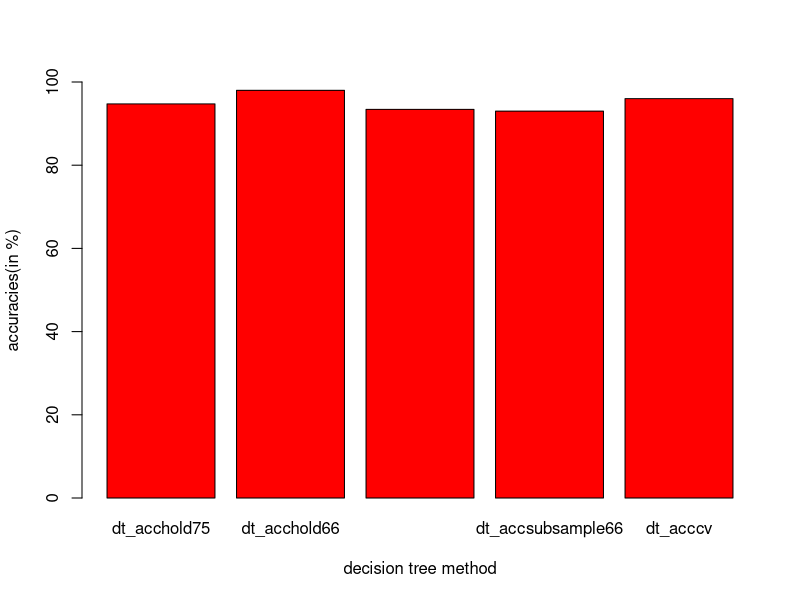
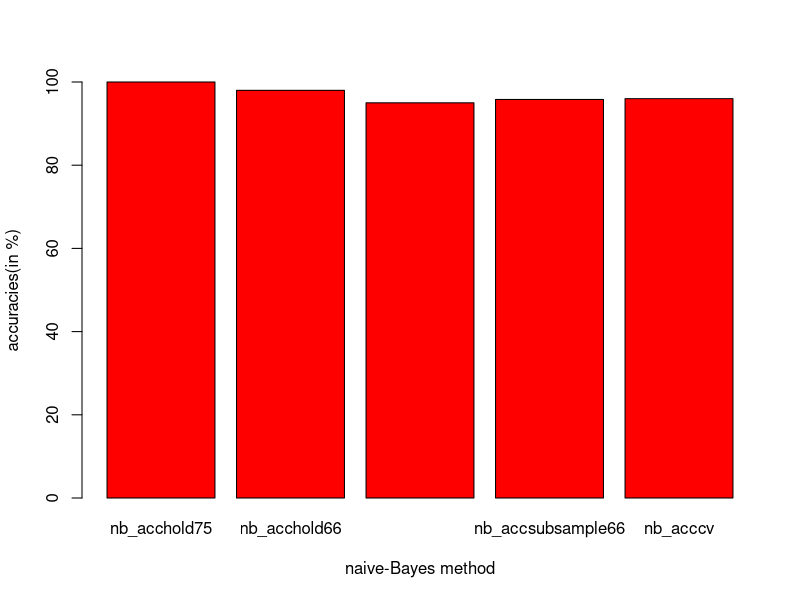
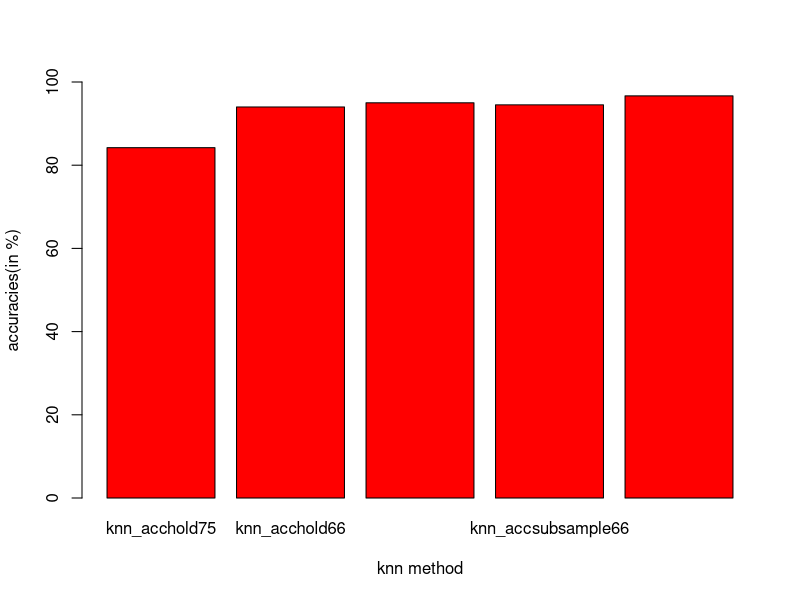

Recreate these plots in R, in order.
#install.packages("caret",dependencies = TRUE)
library(caret)

#data scaled to standard format------------------

preprocessValue=preProcess(iris[,],method = c("scale","center"))
iris_trans=predict(preprocessValue,iris[,])
sapply(iris_trans[,-5],sd)
summary(iris_trans)

#using sample

#iris data set

#1)r-part==========================

#hold out method(75%)--------------------------

n=nrow(iris_trans)
trainIndex=sample(1:n,size=round(0.75*n),replace = FALSE)
iris_train=iris_trans[trainIndex,]
iris_test=iris_trans[-trainIndex,]

model=train(Species~.,data=iris_train,'rpart')
pred=predict(model,iris_test[,-5])

conf=confusionMatrix(pred,iris_test$Species)$table
dt_acchold75=((sum(diag(conf)))/sum(conf))*100

#hold out method(66%)--------------------------

n=nrow(iris_trans)
trainIndex=sample(1:n,size=round(0.666*n),replace = FALSE)
iris_train=iris_trans[trainIndex,]
iris_test=iris_trans[-trainIndex,]

model=train(Species~.,data=iris_train,'rpart')
pred=predict(model,iris_test[,-5])

conf=confusionMatrix(pred,iris_test$Species)$table
dt_acchold66=((sum(diag(conf)))/sum(conf))*100

#random sub sampling(75%)-------------------------

n=nrow(iris_trans)
k=10
i=0
acctotal=0
while(i<k){
  
  trainIndex=sample(1:n,size=round(0.75*n),replace = FALSE)
  iris_train=iris_trans[trainIndex,]
  iris_test=iris_trans[-trainIndex,]
  
  model=train(Species~.,data=iris_train,'rpart')
  pred=predict(model,iris_test[,-5])
  
  conf=confusionMatrix(pred,iris_test$Species)$table
  acc=((sum(diag(conf)))/sum(conf))*100
  
  acctotal=acctotal+acc
  print(acc)
  i=i+1
}
dt_accsubsample75=acctotal/k
cat("dt Aggregate(75%) :",dt_accsubsample75)

#random sub sampling(66%)-------------------------

n=nrow(iris_trans)
k=10
i=0
acctotal=0
while(i<k){
  
  trainIndex=sample(1:n,size=round(0.666*n),replace = FALSE)
  iris_train=iris_trans[trainIndex,]
  iris_test=iris_trans[-trainIndex,]
  
  model=train(Species~.,data=iris_train,'rpart')
  pred=predict(model,iris_test[,-5])
  
  conf=confusionMatrix(pred,iris_test$Species)$table
  acc=((sum(diag(conf)))/sum(conf))*100
  
  acctotal=acctotal+acc
  print(acc)
  i=i+1
}
dt_accsubsample66=acctotal/k
cat("dt Aggregate(66%) :",dt_accsubsample66)

#cross validation-------------------------

model=train(iris_trans[,-5],iris_trans$Species,'rpart',trControl=trainControl(method = 'cv',number = 10))
pred=predict(model,iris_trans[,-5])

conf=confusionMatrix(pred,iris_trans$Species)$table
dt_acccv=((sum(diag(conf)))/sum(conf))*100

#comparing all accuracies----------------

barplot(c(dt_acchold75,dt_acchold66,dt_accsubsample75,dt_accsubsample66,dt_acccv),xlab="decision tree method",ylab="accuracies(in %)"
        ,ylim = c(0,100), names.arg=c("dt_acchold75","dt_acchold66","dt_accsubsample75","dt_accsubsample66","dt_acccv"),col="red")


#install.packages("e1071",dependencies = TRUE)
library(e1071)

#2)naive-Bayes classifier=====================

#hold out method(75%)--------------------------

n=nrow(iris_trans)
trainIndex=sample(1:n,size=round(0.75*n),replace = FALSE)
iris_train=iris_trans[trainIndex,]
iris_test=iris_trans[-trainIndex,]

model=naiveBayes(Species~.,data=iris_train)
pred=predict(model,iris_test[,-5])

conf=confusionMatrix(pred,iris_test$Species)$table
nb_acchold75=((sum(diag(conf)))/sum(conf))*100

#hold out method(66%)--------------------------

n=nrow(iris_trans)
trainIndex=sample(1:n,size=round(0.666*n),replace = FALSE)
iris_train=iris_trans[trainIndex,]
iris_test=iris_trans[-trainIndex,]

model=naiveBayes(Species~.,data=iris_train)
pred=predict(model,iris_test[,-5])

conf=confusionMatrix(pred,iris_test$Species)$table
nb_acchold66=((sum(diag(conf)))/sum(conf))*100

#random sub sampling(75%)-------------------------

n=nrow(iris_trans)
k=10
i=0
acctotal=0
while(i<k){
  
  trainIndex=sample(1:n,size=round(0.75*n),replace = FALSE)
  iris_train=iris_trans[trainIndex,]
  iris_test=iris_trans[-trainIndex,]
  
  model=naiveBayes(Species~.,data=iris_train)
  pred=predict(model,iris_test[,-5])
  
  conf=confusionMatrix(pred,iris_test$Species)$table
  acc=((sum(diag(conf)))/sum(conf))*100
  
  acctotal=acctotal+acc
  print(acc)
  i=i+1
}
nb_accsubsample75=acctotal/k
cat("nb Aggregate(75%) :",nb_accsubsample75)

#random sub sampling(66%)-------------------------

n=nrow(iris_trans)
k=10
i=0
acctotal=0
while(i<k){
  
  trainIndex=sample(1:n,size=round(0.666*n),replace = FALSE)
  iris_train=iris_trans[trainIndex,]
  iris_test=iris_trans[-trainIndex,]
  
  model=naiveBayes(Species~.,data=iris_train)
  pred=predict(model,iris_test[,-5])
  
  conf=confusionMatrix(pred,iris_test$Species)$table
  acc=((sum(diag(conf)))/sum(conf))*100
  
  acctotal=acctotal+acc
  print(acc)
  i=i+1
}
nb_accsubsample66=acctotal/k
cat("nb Aggregate(66%) :",nb_accsubsample66)

#cross validation-------------------------

model=naiveBayes(iris_trans[,-5],iris_trans$Species,trControl=trainControl(method = 'cv',number = 10))
pred=predict(model,iris_trans[,-5])

conf=confusionMatrix(pred,iris_trans$Species)$table
nb_acccv=((sum(diag(conf)))/sum(conf))*100

#comparing all accuracies----------------

barplot(c(nb_acchold75,nb_acchold66,nb_accsubsample75,nb_accsubsample66,nb_acccv),xlab="naive-Bayes method",ylab="accuracies(in %)"
        ,ylim = c(0,100), names.arg=c("nb_acchold75","nb_acchold66","nb_accsubsample75","nb_accsubsample66","nb_acccv"),col="red")


#3)knn ==========================
library(class)

#hold out method(75%)--------------------------

n=nrow(iris_trans)
trainIndex=sample(1:n,size=round(0.75*n),replace = FALSE)
iris_train=iris_trans[trainIndex,]
iris_test=iris_trans[-trainIndex,]

classlabels=iris_train[,5]
testclasslabels=iris_test[,5]

model=knn(train = iris_train[,-5],test = iris_test[,-5],cl=classlabels,k=13)

conf=confusionMatrix(testclasslabels,model)$table
knn_acchold75=((sum(diag(conf)))/sum(conf))*100

#hold out method(66%)--------------------------

n=nrow(iris_trans)
trainIndex=sample(1:n,size=round(0.666*n),replace = FALSE)
iris_train=iris_trans[trainIndex,]
iris_test=iris_trans[-trainIndex,]

classlabels=iris_train[,5]
testclasslabels=iris_test[,5]

model=knn(train = iris_train[,-5],test = iris_test[,-5],cl=classlabels,k=13)

conf=confusionMatrix(testclasslabels,model)$table
knn_acchold66=((sum(diag(conf)))/sum(conf))*100

#random sub sampling(75%)-------------------------

n=nrow(iris_trans)
k=10
i=0
acctotal=0
while(i<k){
  
  trainIndex=sample(1:n,size=round(0.75*n),replace = FALSE)
  iris_train=iris_trans[trainIndex,]
  iris_test=iris_trans[-trainIndex,]
  
  classlabels=iris_train[,5]
  testclasslabels=iris_test[,5]
  
  model=knn(train = iris_train[,-5],test = iris_test[,-5],cl=classlabels,k=13)
  
  conf=confusionMatrix(testclasslabels,model)$table
  acc=((sum(diag(conf)))/sum(conf))*100
  
  acctotal=acctotal+acc
  print(acc)
  i=i+1
}
knn_accsubsample75=acctotal/k
cat("knn Aggregate(75%) :",knn_accsubsample75)


#random sub sampling(66%)-------------------------

n=nrow(iris_trans)
k=10
i=0
acctotal=0
while(i<k){
  
  trainIndex=sample(1:n,size=round(0.66*n),replace = FALSE)
  iris_train=iris_trans[trainIndex,]
  iris_test=iris_trans[-trainIndex,]
  
  classlabels=iris_train[,5]
  testclasslabels=iris_test[,5]
  
  model=knn(train = iris_train[,-5],test = iris_test[,-5],cl=classlabels,k=13)
  
  conf=confusionMatrix(testclasslabels,model)$table
  acc=((sum(diag(conf)))/sum(conf))*100
  
  acctotal=acctotal+acc
  print(acc)
  i=i+1
}
knn_accsubsample66=acctotal/k
cat("knn Aggregate (66%):",knn_accsubsample66)

#cross validation-------------------------

classlabels=iris_trans[,5]

model=knn.cv(train = iris_trans[,-5],cl=classlabels,k=13)

conf=confusionMatrix(iris_trans$Species,model)$table
knn_acccv=((sum(diag(conf)))/sum(conf))*100


#comparing all accuracies----------------

barplot(c(knn_acchold75,knn_acchold66,knn_accsubsample75,knn_accsubsample66,knn_acccv),xlab="knn method",ylab="accuracies(in %)"
        ,ylim = c(0,100), names.arg=c("knn_acchold75","knn_acchold66","knn_accsubsample75","knn_accsubsample66","knn_acccv"),col="red")


#matrix of comparison of all models
chart=matrix(c(
  c(dt_acchold75,dt_acchold66,dt_accsubsample75,dt_accsubsample66,dt_acccv),
  c(nb_acchold75,nb_acchold66,nb_accsubsample75,nb_accsubsample66,nb_acccv),
  c(knn_acchold75,knn_acchold66,knn_accsubsample75,knn_accsubsample66,knn_acccv)
),5,3,
dimnames = list(
  c("accuracy_holdout_75%","accuracy_holdout_66%","accuracy_subsample_75%","accuracy_subsample_66%","accuracy_cross_vaidation"),
  c("decision tree","naive bayes","KNN")
)
)


#using caTool
library(caTools)
set.seed(123)
split=sample.split(iris$Species,SplitRatio = 0.75)
training_set=subset(iris,split==TRUE)
test_set=subset(iris,split==FALSE)
dim(training_set)
dim(test_set)

x=training_set
y=rownames(training_set)
model=train(x,y,'rpart',trControl=trainControl(method = 'cv',number = 10))

#using random numbers by sample
s=sample(150,50)
iris_train=iris[s,]
iris_test=iris[-s,]
dim(iris_train)
dim(iris_test)

x=iris_train
y=rownames(iris_train)
model=train(x,y,'rpart',trControl=trainControl(method = 'cv',number = 10))
